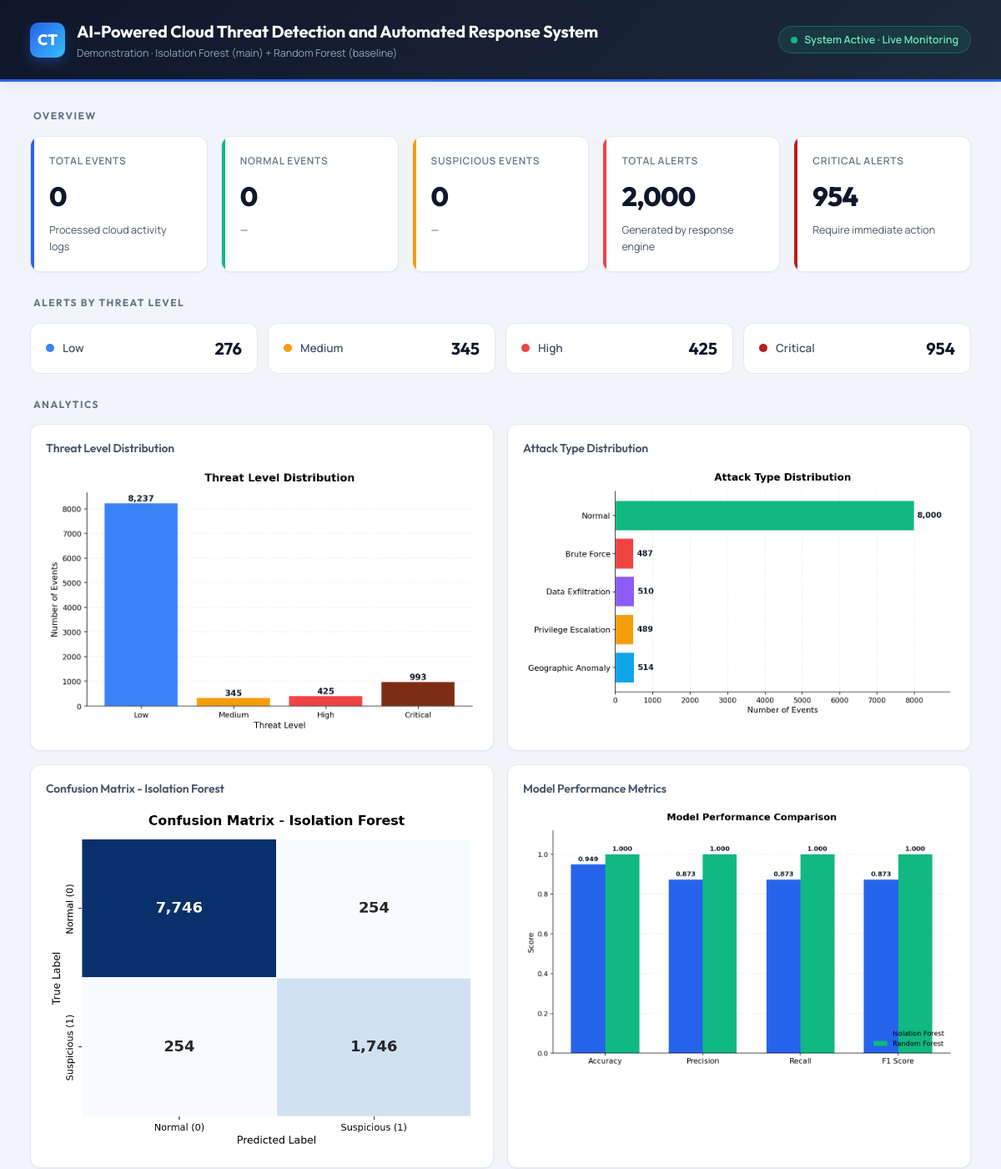
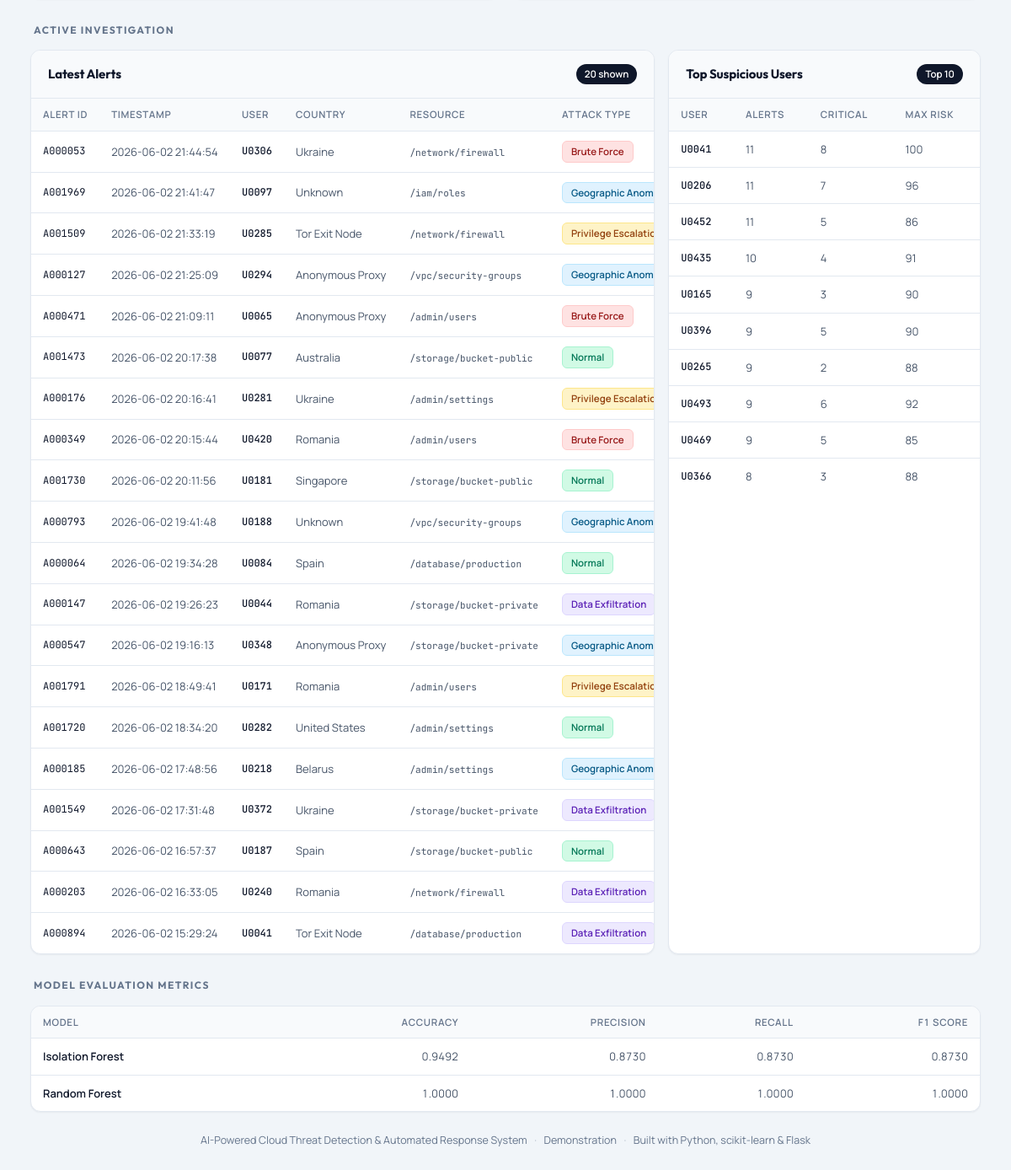
The page / on the database its author committed (2 pictures, top to bottom).
### tables this page shows
CREATE TABLE alerts (
                alert_id            TEXT PRIMARY KEY,
                event_id            TEXT,
                timestamp           TEXT,
                user_id             TEXT,
                ip_address          TEXT,
                country             TEXT,
                resource_accessed   TEXT,
                action_type         TEXT,
                attack_type         TEXT,
                failed_logins       INTEGER,
                data_download_mb    REAL,
                risk_score          INTEGER,
                anomaly_score       REAL,
                threat_level        TEXT,
                recommended_action  TEXT,
                status              TEXT,
                created_at          TEXT
            );

### app.py (the view)
@app.route("/")
def dashboard():
    summary = load_detection_summary()
    alerts_df = load_alerts_from_db()
    total_alerts = len(alerts_df)
    critical_alerts = int((alerts_df["threat_level"] == "Critical").sum()) if total_alerts else 0
    high_alerts = int((alerts_df["threat_level"] == "High").sum()) if total_alerts else 0
    medium_alerts = int((alerts_df["threat_level"] == "Medium").sum()) if total_alerts else 0
    low_alerts = int((alerts_df["threat_level"] == "Low").sum()) if total_alerts else 0
    if not alerts_df.empty:
        latest_alerts = (
            alerts_df.sort_values("timestamp", ascending=False)
            .head(20)
            .to_dict(orient="records")
        )
    else:
        latest_alerts = []
    if not alerts_df.empty:
        top_users_df = (
            alerts_df.groupby("user_id")
            .agg(
                alert_count=("alert_id", "count"),
                critical_count=("threat_level", lambda x: int((x == "Critical").sum())),
                total_downloaded=("data_download_mb", "sum"),
                max_risk_score=("risk_score", "max"),
            )
            .sort_values("alert_count", ascending=False)
            .head(10)
            .reset_index()
        )
        top_users_df["total_downloaded"] = top_users_df["total_downloaded"].round(2)
        top_users = top_users_df.to_dict(orient="records")
    else:
        top_users = []
    metrics_rows = load_metrics()
    context = {
        "total_events":      summary["total_events"],
        "normal_events":     summary["normal_events"],
        "suspicious_events": summary["suspicious_events"],
        "total_alerts":      total_alerts,
        "critical_alerts":   critical_alerts,
        "high_alerts":       high_alerts,
        "medium_alerts":     medium_alerts,
        "low_alerts":        low_alerts,
        "latest_alerts":     latest_alerts,
        "top_users":         top_users,
        "metrics_rows":      metrics_rows,
    }
    return render_template("dashboard.html", **context)

### app.py (called while the page is built, shortened)
def load_detection_summary() -> dict:
    if not os.path.exists(DETECTION_FILE):
        return {
            "total_events": 0,
            "normal_events": 0,
            "suspicious_events": 0,
        }

def load_alerts_from_db() -> pd.DataFrame:
    if not os.path.exists(SQLITE_DB):
        return pd.DataFrame()
    conn = sqlite3.connect(SQLITE_DB)
    try:
        cur = conn.cursor()
        cur.execute(
            "SELECT name FROM sqlite_master WHERE type='table' AND name='alerts';"
        )
        if cur.fetchone() is None:
            return pd.DataFrame()
        return pd.read_sql_query("SELECT * FROM alerts;", conn)
    finally:
        conn.close()

def load_metrics() -> list[dict]:
    if not os.path.exists(METRICS_FILE):
        return []
    df = pd.read_csv(METRICS_FILE)
    keep = ["model", "accuracy", "precision", "recall", "f1_score"]
    df = df[keep].copy()
    for col in ["accuracy", "precision", "recall", "f1_score"]:
        df[col] = df[col].apply(lambda v: f"{v:.4f}")
    return df.to_dict(orient="records")

### templates/dashboard.html (shortened to what this page needs)
<!DOCTYPE html>
<html lang="en">
<head>
</head>
<body>
    <header class="topbar">
        <div class="inner">
            <div class="brand">
                <div class="brand-mark">CT</div>
                <div class="brand-text">
                    <h1>AI-Powered Cloud Threat Detection and Automated Response System</h1>
                    <div class="sub">Demonstration &middot; Isolation Forest (main) + Random Forest (baseline)</div>
                </div>
            </div>
            <div class="status-pill">
                <span class="status-dot"></span>
                System Active &middot; Live Monitoring
            </div>
        </div>
    </header>
    <div class="container">
        <div class="section-title">Overview</div>
        <div class="kpi-row">
            <div class="kpi">
                <div class="label">Total Events</div>
                <div class="value">{{ "{:,}".format(total_events) }}</div>
                <div class="meta">Processed cloud activity logs</div>
            </div>
            <div class="kpi kpi-normal">
                <div class="label">Normal Events</div>
                <div class="value">{{ "{:,}".format(normal_events) }}</div>
                <div class="meta">
                    {% if total_events > 0 %}
                        {{ "%.1f"|format(normal_events / total_events * 100) }}% of all traffic
                    {% else %}—{% endif %}
                </div>
            </div>
            <div class="kpi kpi-suspicious">
                <div class="label">Suspicious Events</div>
                <div class="value">{{ "{:,}".format(suspicious_events) }}</div>
                <div class="meta">
                    {% if total_events > 0 %}
                        {{ "%.1f"|format(suspicious_events / total_events * 100) }}% flagged by AI
                    {% else %}—{% endif %}
                </div>
            </div>
            <div class="kpi kpi-alerts">
                <div class="label">Total Alerts</div>
                <div class="value">{{ "{:,}".format(total_alerts) }}</div>
                <div class="meta">Generated by response engine</div>
            </div>
            <div class="kpi kpi-critical">
                <div class="label">Critical Alerts</div>
                <div class="value">{{ "{:,}".format(critical_alerts) }}</div>
                <div class="meta">Require immediate action</div>
            </div>
        </div>
        <div class="section-title">Alerts by Threat Level</div>
        <div class="threat-row">
            <div class="threat-tile">
                <div class="left"><span class="dot low"></span><span class="name">Low</span></div>
                <div class="count">{{ "{:,}".format(low_alerts) }}</div>
            </div>
            <div class="threat-tile">
                <div class="left"><span class="dot medium"></span><span class="name">Medium</span></div>
                <div class="count">{{ "{:,}".format(medium_alerts) }}</div>
            </div>
            <div class="threat-tile">
                <div class="left"><span class="dot high"></span><span class="name">High</span></div>
                <div class="count">{{ "{:,}".format(high_alerts) }}</div>
            </div>
            <div class="threat-tile">
                <div class="left"><span class="dot critical"></span><span class="name">Critical</span></div>
                <div class="count">{{ "{:,}".format(critical_alerts) }}</div>
            </div>
        </div>
        <div class="section-title">Analytics</div>
        <div class="chart-grid">
            <div class="chart-card">
                <h3>Threat Level Distribution</h3>
                <img src="{{ url_for('static', filename='charts/threat_level_distribution.png') }}"
                     alt="Threat level distribution chart">
            </div>
            <div class="chart-card">
                <h3>Attack Type Distribution</h3>
                <img src="{{ url_for('static', filename='charts/attack_type_distribution.png') }}"
                     alt="Attack type distribution chart">
            </div>
            <div class="chart-card">
                <h3>Confusion Matrix - Isolation Forest</h3>
                <img src="{{ url_for('static', filename='charts/confusion_matrix.png') }}"
                     alt="Confusion matrix chart">
            </div>
            <div class="chart-card">
                <h3>Model Performance Metrics</h3>
                <img src="{{ url_for('static', filename='charts/model_metrics.png') }}"
                     alt="Model performance metrics chart">
            </div>
        </div>
        <div class="section-title">Active Investigation</div>
        <div class="two-col">
            <div class="panel">
                <header>
                    <h2>Latest Alerts</h2>
                    <span class="count-pill">{{ latest_alerts|length }} shown</span>
                </header>
                <div class="table-wrap">
                    <table>
                        <thead>
                            <tr>
                                <th>Alert ID</th>
                                <th>Timestamp</th>
                                <th>User</th>
                                <th>Country</th>
                                <th>Resource</th>
                                <th>Attack Type</th>
                            </tr>
                        </thead>
                        <tbody>
                            {% for a in latest_alerts %}
                            <tr>
                                <td class="id-cell">{{ a.alert_id }}</td>
                                <td>{{ a.timestamp }}</td>
                                <td class="user-cell">{{ a.user_id }}</td>
                                <td>{{ a.country }}</td>
                                <td><code>{{ a.resource_accessed }}</code></td>
                                <td><span class="attack-pill {{ a.attack_type }}">{{ a.attack_type|replace('_', ' ')|title }}</span></td>
                            </tr>
                            {% else %}
                            <tr><td colspan="10" class="empty">No alerts available. Please run the pipeline first.</td></tr>
                            {% endfor %}
                        </tbody>
                    </table>
                </div>
            </div>
            <div class="panel">
                <header>
                    <h2>Top Suspicious Users</h2>
                    <span class="count-pill">Top 10</span>
                </header>
                <div class="table-wrap">
                    <table>
                        <thead>
                            <tr>
                                <th>User</th>
                                <th>Alerts</th>
                                <th>Critical</th>
                                <th>Max Risk</th>
                            </tr>
                        </thead>
                        <tbody>
                            {% for u in top_users %}
                            <tr>
                                <td class="user-cell">{{ u.user_id }}</td>
                                <td>{{ u.alert_count }}</td>
                                <td>{{ u.critical_count }}</td>
                                <td>{{ u.max_risk_score }}</td>
                            </tr>
                            {% else %}
                            <tr><td colspan="4" class="empty">No data.</td></tr>
                            {% endfor %}
                        </tbody>
                    </table>
                </div>
            </div>
        </div>
        <div class="section-title">Model Evaluation Metrics</div>
        <div class="panel">
            <div class="table-wrap">
                <table class="metrics-table">
                    <thead>
                        <tr>
                            <th>Model</th>
                            <th>Accuracy</th>
                            <th>Precision</th>
                            <th>Recall</th>
                            <th>F1 Score</th>
                        </tr>
                    </thead>
                    <tbody>
                        {% for m in metrics_rows %}
                        <tr>
                            <td>{{ m.model }}</td>
                            <td>{{ m.accuracy }}</td>
                            <td>{{ m.precision }}</td>
                            <td>{{ m.recall }}</td>
                            <td>{{ m.f1_score }}</td>
                        </tr>
                        {% else %}
                        <tr><td colspan="5" class="empty">No metrics yet. Please run evaluate_model.py.</td></tr>
                        {% endfor %}
                    </tbody>
                </table>
            </div>
        </div>
        <footer>
            AI-Powered Cloud Threat Detection &amp; Automated Response System
            <span class="bullet">&middot;</span>
            Demonstration
            <span class="bullet">&middot;</span>
            Built with Python, scikit-learn &amp; Flask
        </footer>
    </div>
</body>
</html>

### rows shown on the page
alerts: alert_id "A000053", timestamp "2026-06-02 21:44:54", user_id "U0306", country "Ukraine", resource_accessed "/network/firewall", attack_type "Brute Force"
alerts: alert_id "A001969", timestamp "2026-06-02 21:41:47", user_id "U0097", country "Unknown", resource_accessed "/iam/roles", attack_type "Geographic…"
alerts: alert_id "A001509", timestamp "2026-06-02 21:33:19", user_id "U0285", country "Tor Exit Node", resource_accessed "/network/firewall", attack_type "Privilege…"
alerts: alert_id "A000127", timestamp "2026-06-02 21:25:09", user_id "U0294", country "Anonymous Proxy", resource_accessed "/vpc/security-groups", attack_type "Geographic…"
alerts: alert_id "A000471", timestamp "2026-06-02 21:09:11", user_id "U0065", country "Anonymous Proxy", resource_accessed "/admin/users", attack_type "Brute Force"
alerts: alert_id "A001473", timestamp "2026-06-02 20:17:38", user_id "U0077", country "Australia", resource_accessed "/storage/bucket-public", attack_type "Normal"
alerts: alert_id "A000176", timestamp "2026-06-02 20:16:41", user_id "U0281", country "Ukraine", resource_accessed "/admin/settings", attack_type "Privilege…"
alerts: alert_id "A000349", timestamp "2026-06-02 20:15:44", user_id "U0420", country "Romania", resource_accessed "/admin/users", attack_type "Brute Force"
alerts: alert_id "A001730", timestamp "2026-06-02 20:11:56", user_id "U0181", country "Singapore", resource_accessed "/storage/bucket-public", attack_type "Normal"
alerts: alert_id "A000793", timestamp "2026-06-02 19:41:48", user_id "U0188", country "Unknown", resource_accessed "/vpc/security-groups", attack_type "Geographic…"
alerts: alert_id "A000064", timestamp "2026-06-02 19:34:28", user_id "U0084", country "Spain", resource_accessed "/database/production", attack_type "Normal"
alerts: alert_id "A000147", timestamp "2026-06-02 19:26:23", user_id "U0044", country "Romania", resource_accessed "/storage/bucket-private", attack_type "Data Exfiltration"
alerts: alert_id "A000547", timestamp "2026-06-02 19:16:13", user_id "U0348", country "Anonymous Proxy", resource_accessed "/storage/bucket-private", attack_type "Geographic…"
alerts: alert_id "A001791", timestamp "2026-06-02 18:49:41", user_id "U0171", country "Romania", resource_accessed "/admin/users", attack_type "Privilege…"
alerts: alert_id "A001720", timestamp "2026-06-02 18:34:20", user_id "U0282", country "United States", resource_accessed "/admin/settings", attack_type "Normal"
alerts: alert_id "A000185", timestamp "2026-06-02 17:48:56", user_id "U0218", country "Belarus", resource_accessed "/admin/settings", attack_type "Geographic…"
alerts: alert_id "A001549", timestamp "2026-06-02 17:31:48", user_id "U0372", country "Ukraine", resource_accessed "/storage/bucket-private", attack_type "Data Exfiltration"
alerts: alert_id "A000643", timestamp "2026-06-02 16:57:37", user_id "U0187", country "Spain", resource_accessed "/storage/bucket-public", attack_type "Normal"
alerts: alert_id "A000203", timestamp "2026-06-02 16:33:05", user_id "U0240", country "Romania", resource_accessed "/network/firewall", attack_type "Data Exfiltration"
alerts: alert_id "A000894", timestamp "2026-06-02 15:29:24", user_id "U0041", country "Tor Exit Node", resource_accessed "/database/production", attack_type "Data Exfiltration"
alerts: user_id "U0041", alert_count "11", critical_count "8", max_risk_score "100"
alerts: user_id "U0206", alert_count "11", critical_count "7", max_risk_score "96"
alerts: user_id "U0452", alert_count "11", critical_count "5", max_risk_score "86"
alerts: user_id "U0435", alert_count "10", critical_count "4", max_risk_score "91"
alerts: user_id "U0165", alert_count "9", critical_count "3", max_risk_score "90"
alerts: user_id "U0396", alert_count "9", critical_count "5", max_risk_score "90"
alerts: user_id "U0265", alert_count "9", critical_count "2", max_risk_score "88"
alerts: user_id "U0493", alert_count "9", critical_count "6", max_risk_score "92"
alerts: user_id "U0469", alert_count "9", critical_count "5", max_risk_score "85"
alerts: user_id "U0366", alert_count "8", critical_count "3", max_risk_score "88"

### other values the page prints
{{ "{:,}".format(total_events) }} "0"
{{ "{:,}".format(normal_events) }} "0"
{{ "{:,}".format(suspicious_events) }} "0"
{{ "{:,}".format(total_alerts) }} "2,000"
{{ "{:,}".format(critical_alerts) }} "954"
{{ "{:,}".format(low_alerts) }} "276"
{{ "{:,}".format(medium_alerts) }} "345"
{{ "{:,}".format(high_alerts) }} "425"
{{ latest_alerts|length }} "20"
{{ m.model }} "Isolation Forest" "Random Forest"
{{ m.accuracy }} "0.9492" "1.0000"
{{ m.precision }} "0.8730" "1.0000"
{{ m.recall }} "0.8730" "1.0000"
{{ m.f1_score }} "0.8730" "1.0000"
